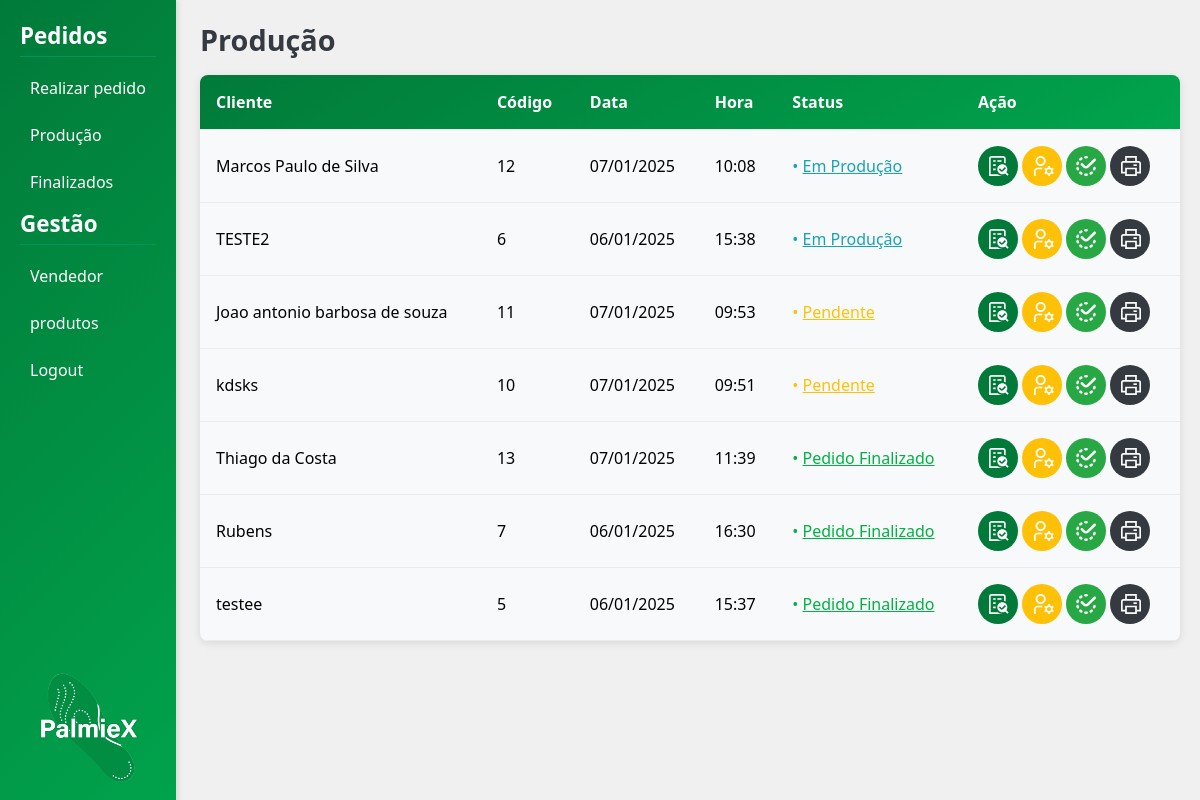
The page /producao/ (signed in) on the database as committed earlier.
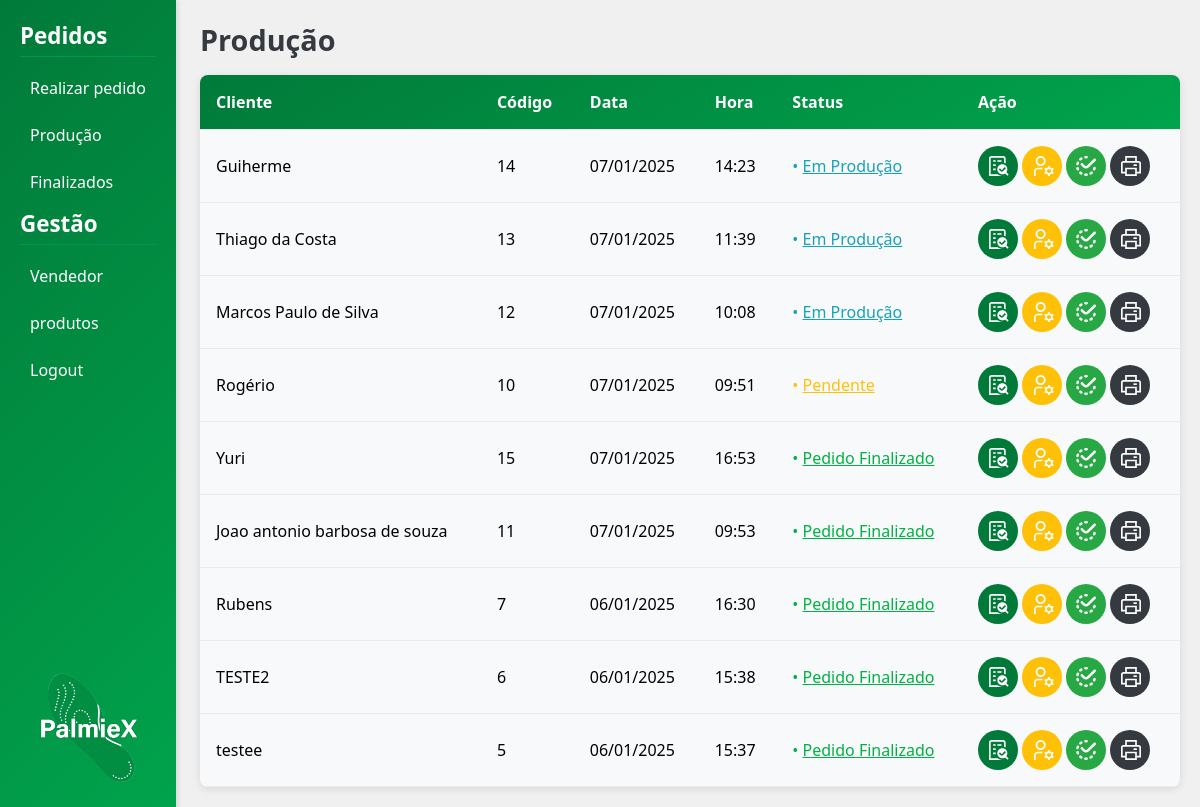
The same page on the database as committed later.
### pedidos/models.py (models this page shows, shortened)
class Pedido(models.Model):
    STATUS_CHOICES = [
        ('Pendente', 'Pendente'),
        ('Em Produção', 'Em Produção'),
        ('Pedido Finalizado', 'Pedido Finalizado'),
    ]
    cliente = models.CharField(max_length=100)
    vendedor = models.ForeignKey(Vendedor, on_delete=models.CASCADE)
    data = models.DateTimeField(auto_now_add=True)
    status = models.CharField(max_length=50, choices=STATUS_CHOICES, default='Pendente')

### pedidos/views.py (the view)
# urls.py: path('producao/', views.producao, name='producao'),
@login_required
def producao(request):
    pedidos = Pedido.objects.prefetch_related('itens__produto').annotate(
        status_order=Case(
            When(status='Em Produção', then=Value(1)),
            When(status='Pendente', then=Value(2)),
            When(status='Pedido Finalizado', then=Value(3)),
            output_field=IntegerField()
        )
    ).order_by('status_order', '-data')
    return render(request, 'producao/producao.html', {'pedidos': pedidos})

### templates/producao/producao.html (shortened to what this page needs)
{% extends 'base.html' %}
{% load static %}
{% block extra_css %}
    <link rel="stylesheet" href="{% static 'css/producao/producao.css' %}">
{% endblock extra_css %}
{% block content %}
<div class="container-pedidos">
  <h1>Produção</h1>
  {% if pedidos %}
  <table class="pedidos-table">
    <thead>
      <tr>
        <th>Cliente</th>
        <th>Código</th>
        <th>Data</th>
        <th>Hora</th>
        <th>Status</th>
        <th>Ação</th>
      </tr>
    </thead>
    <tbody>
      {% for pedido in pedidos %}
      <tr class="pedido-resumo" data-pedido-id="{{ pedido.id }}">
        <td class="cliente">{{ pedido.cliente }}</td>
        <td>{{ pedido.id }}</td>
        <td>{{ pedido.data|date:"d/m/Y" }}</td>
        <td>{{ pedido.data|date:"H:i" }}</td>
        <td class="status-pedido" style="color: {% if pedido.status == 'Pendente' %}#ffc107{% elif pedido.status == 'Em Produção' %}#17a2b8{% elif pedido.status == 'Finalizado' %}#333{% else %}#00b244{% endif %};">
          • <span style="text-decoration: underline;">{{ pedido.status }}</span>
        </td>
        <td class="botoes">
          <button type="button" class="ver-detalhes" data-pedido-id="{{ pedido.id }}" title="Detalhes">
            <img class="detalhes" src="{% static 'img/detalhes.svg' %}">
          </button>
          <button type="button" class="alterar-status prod" data-pedido-id="{{ pedido.id }}" data-novo-status="Em Produção" title="Produção">
            <img class="producao" src="{% static 'img/producao.svg' %}">
          </button>
          <button type="button" class="alterar-status fim" data-pedido-id="{{ pedido.id }}" data-novo-status="Pedido Finalizado" title="Concluido">
            <img class="concluido" src="{% static 'img/concluido.svg' %}">
          </button>
          <button type="button" class="imprimir-pedido" data-pedido-id="{{ pedido.id }}" title="Imprimir">
              <img class="detalhes" src="{% static 'img/imprimir.svg' %}">
          </button>
        </td>
      </tr>
      {% endfor %}
    </tbody>
  </table>
  {% else %}
    <p>Nenhum pedido encontrado.</p>
  {% endif %}
</div>
{% endblock content %}

### templates/base.html (shortened to what this page needs)
{% load static %}
<!DOCTYPE html>
<html lang="pt-br">
<head>
    <link rel="stylesheet" href="{% static 'css/base.css' %}">
    {% block extra_css %}{% endblock extra_css %}
</head>
<body>
    <div class="container">
        <nav class="menu">
            <div class="menu-content">
                <h4 class="titulo">Pedidos</h4>
                <div class="sub_menu">
                    <a href="{% url 'pedidos:realiza_pedidos' %}" tabindex='-1'>Realizar pedido</a>
                    <a href="{% url 'pedidos:producao' %}" tabindex='-1'>Produção</a>
                    <a href="" tabindex='-1'>Finalizados</a>
                </div>
                <h4 class="titulo gestao">Gestão</h4>
                <div class="sub_menu">
                    <a href="{% url 'vendedor:lista_vendedores' %}" tabindex='-1'>Vendedor</a>
                    <a href="{% url 'produtos:lista_produtos' %}" tabindex='-1'>produtos</a>
                    <a href="{% url 'logout' %}" tabindex='-1'>Logout</a>
                </div>
            </div>
            <img class="logo" src="{% static 'img/Logo_palmiex.png' %}" alt="Logo">
        </nav>
        <div class="test">
            {% block content %}{% endblock content %}
        </div>
    </div>
</body>
</html>

### static/css/base.css (style rules this page uses)
* { margin: 0; padding: 0; }
:root { --main-bg-color: #017A39; --secondary-bg-color: #01A44D; --hover-color: #019657; --text-color: #fff; --logo-size: 100px; }
html, body { height: 100%; font-family: 'Segoe UI', Tahoma, Geneva, Verdana, sans-serif; background-color: #f0f0f0; }
.container { display: flex; }
.menu { position: fixed; top: 0; left: 0; height: 100vh; background: linear-gradient(135deg, var(--main-bg-color), var(--secondary-bg-color)); color: var(--text-color); display: flex; flex-direction: column; justify-content: space-between; padding: 20px; box-shadow: 2px 0 5px rgba(0, 0, 0, 0.1); z-index: 1000; }
.menu-content { display: flex; flex-direction: column; }
.titulo { font-size: 1.4rem; margin-bottom: 10px; border-bottom: 1px solid var(--hover-color); padding-bottom: 5px; }
.sub_menu a { text-decoration: none; color: var(--text-color); font-size: 1rem; padding: 10px; margin-bottom: 5px; border-radius: 4px; display: block; transition: background-color 0.3s ease; }
.logo { width: var(--logo-size); height: auto; align-self: center; margin-top: auto; margin-bottom: 1.5em; }
.test { flex: 1; margin-left: 180px; padding: 20px; }

### static/css/producao/producao.css (style rules this page uses)
:root { --main-color: #017a39; --hover-color: #019657; --danger-color: #d9534f; --light-color: #f8f9fa; --dark-color: #343a40; --info-color: #17a2b8; }
.container-pedidos h1 { font-size: 1.8rem; color: var(--dark-color); margin-bottom: 1rem; }
.pedidos-table { width: 100%; border-collapse: collapse; background-color: var(--light-color); border-radius: 8px; overflow: hidden; box-shadow: 0 2px 8px rgba(0, 0, 0, 0.1); }
.pedidos-table thead { background: linear-gradient(150deg, #017A39, #01A44D);; color: white; }
.pedidos-table th, .pedidos-table td { padding: 1rem; text-align: left; font-size: 1rem; border-bottom: 1px solid #e9ecef; }
.botoes { gap: 0.5rem; }
.ver-detalhes, .alterar-status, .imprimir-pedido { position: relative; display: inline-flex; align-items: center; justify-content: center; width: 40px; height: 40px; border: none; border-radius: 50%; background-color: var(--main-color); color: white; font-size: 1.2rem; cursor: pointer; transition: background-color 0.3s ease, transform 0.2s ease; }
.ver-detalhes img, .alterar-status img, .imprimir-pedido img { width: 20px; height: 20px; filter: brightness(0) invert(1); }
.imprimir-pedido img { position: relative; top: 7%; left: 12%; transform: translate(-20%, -15%); }
.ver-detalhes img { position: relative; top: 7%; left: 12%; transform: translate(-20%, -15%); }
.fim img { position: relative; top: 8%; left: 9%; transform: translate(-20%, -15%); }
.prod img { position: relative; top: 7%; left: 15%; transform: translate(-20%, -15%); }
.prod { background-color: #ffc107; }
.fim { background-color: #28a745; }
.imprimir-pedido { background-color: var(--dark-color); }
:root { --modal-bg-color: #fff; --modal-overlay-color: rgba(0, 0, 0, 0.5); --modal-border-color: #ccc; --button-bg-color: #017a39; --button-hover-bg-color: #019657; --close-button-color: #aaa; }

Rows that differ between the two databases and show on the page:
added Pedido: cliente "Guiherme", id "14", data "07/01/2025", data "14:23", status "Em Produção"
changed Pedido "Thiago da Costa": status "Pedido Finalizado" → "Em Produção"; moves up the list
changed Pedido "Pendente": cliente "kdsks" → "Rogério"; moves up the list
added Pedido: cliente "Yuri", id "15", data "07/01/2025", data "16:53", status "Pedido Finalizado"
changed Pedido "Joao antonio barbosa de souza": status "Pendente" → "Pedido Finalizado"; moves down the list
shown differently, row unchanged: Pedido "Rubens": moves up the list
changed Pedido "TESTE2": status "Em Produção" → "Pedido Finalizado"
